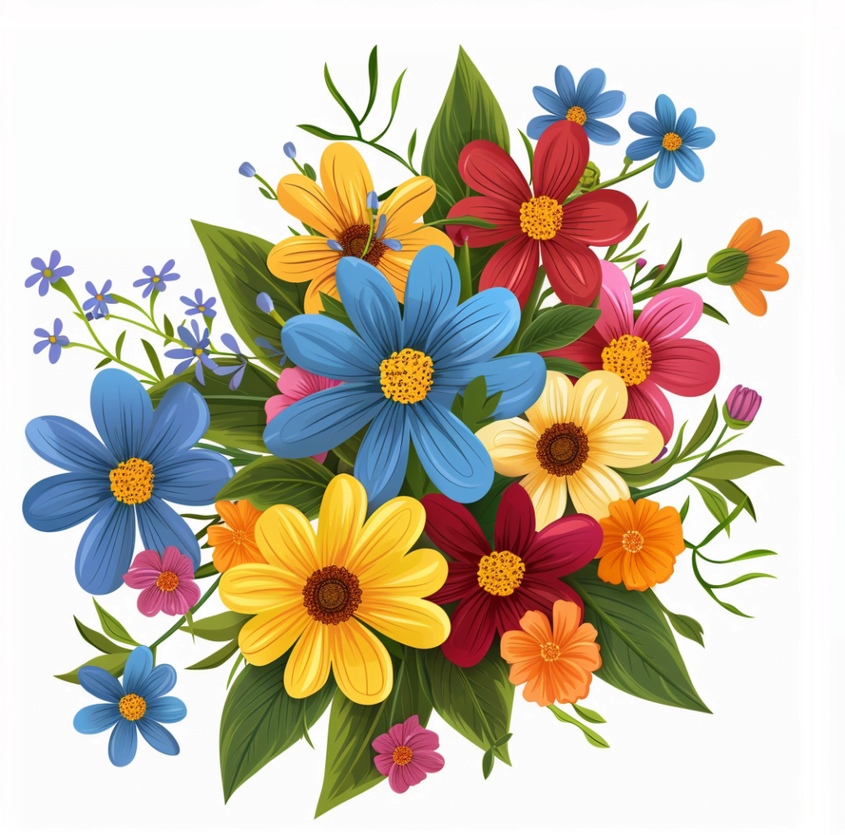
#> input picture files/sample.png, 845 x 835 px, shrunk from 1024 x 1012 before the run
$ python main.py
#> lines starting #> are read from the running program, lines starting #| are printed output that depends on the picture
from PIL import Image, ImageDraw
import os

def main():
    print("Hello!!")
    draw()

def draw():
    file_path = input("Give the fila path : ")
#> the answer given: ../files/sample.png
    image = Image.open(file_path)
#> image is the input picture: PIL image 845x835 RGB; mean R, G, B 198.4, 187.3, 169.4
    print("File opened!")
    print(f"You given file size is {image.height} X {image.width} (H x W)")
#| You given file size is 835 X 845 (H x W)
    h_step_count = int(input("Give the horigental step count : "))
#> the answer given: 3
    w_step_count = int(input("Give the vertical step count : "))
#> the answer given: 3

    draw = ImageDraw.Draw(image)
    y_start = 0
    y_end = image.height
#> y_end = 835
    w_step_size = int(image.width / w_step_count)
#> w_step_size = 281
    h_step_size = int(image.height / h_step_count)
#> h_step_size = 278

    for x in range(0, image.width, w_step_size):
        line = ((x, y_start), (x, y_end))
        draw.line(line, fill=0)

    x_start = 0
    x_end = image.width
#> x_end = 845

    for y in range(0, image.height, h_step_size):
        line = ((x_start, y), (x_end, y))
        draw.line(line, fill=0)

    del draw

    file_name = os.path.basename(file_path).split('/')[-1]
    file_path = file_path.replace(file_name,'gen_' + file_name)
    image.save(file_path,"PNG")
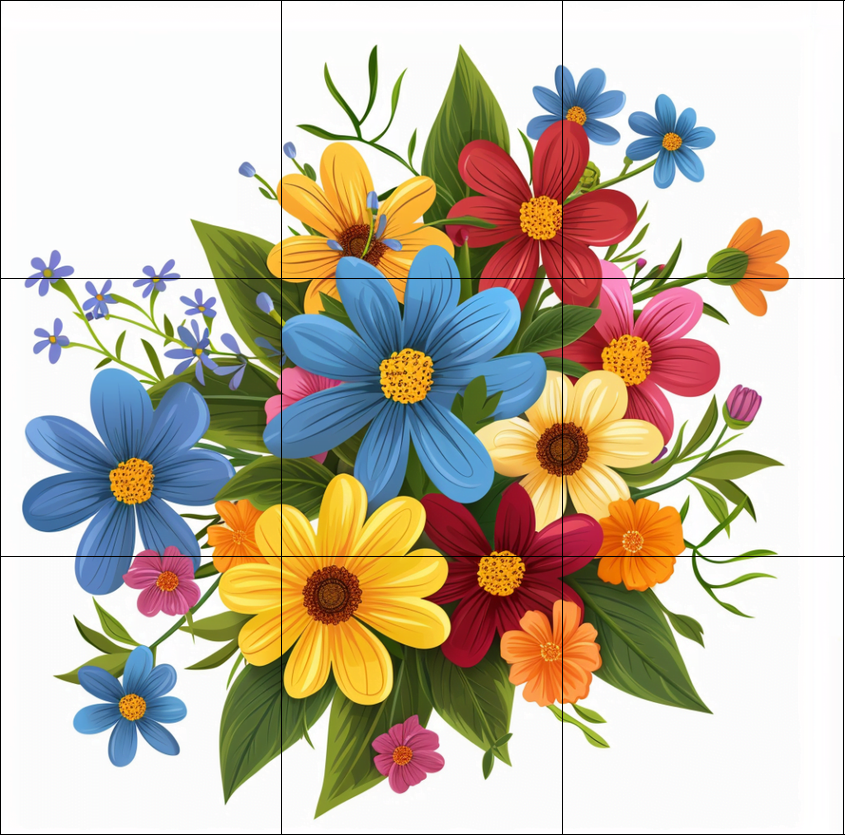
#> saved as gen_sample.png: PIL image 845x835 RGB; mean R, G, B 196.3, 185.4, 167.6
    image.show()
    print(f"genearated file at {file_path}!")


if __name__ == "__main__":
    main()

$ run again, on files/mantu1.png
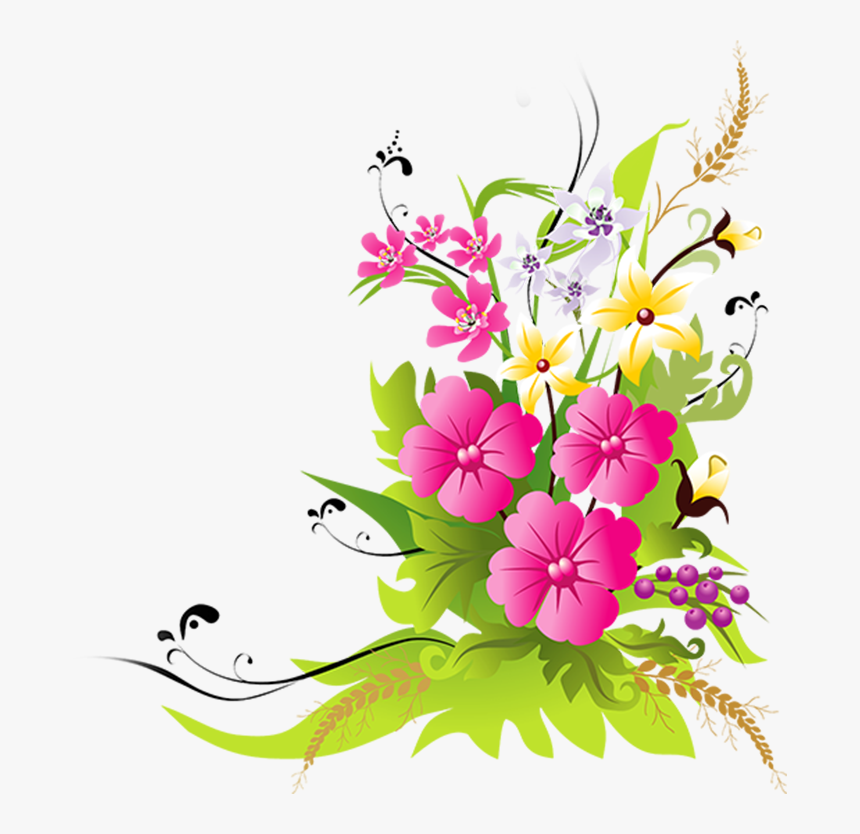
#> input picture files/mantu1.png, 860 x 834 px
#> in draw, image is the input picture: PIL image 860x834 RGBA; mean R, G, B, A 232.7, 224.1, 210.7, 255
#| You given file size is 834 X 860 (H x W)
#> in draw, `image.save(file_path,"PNG")`:
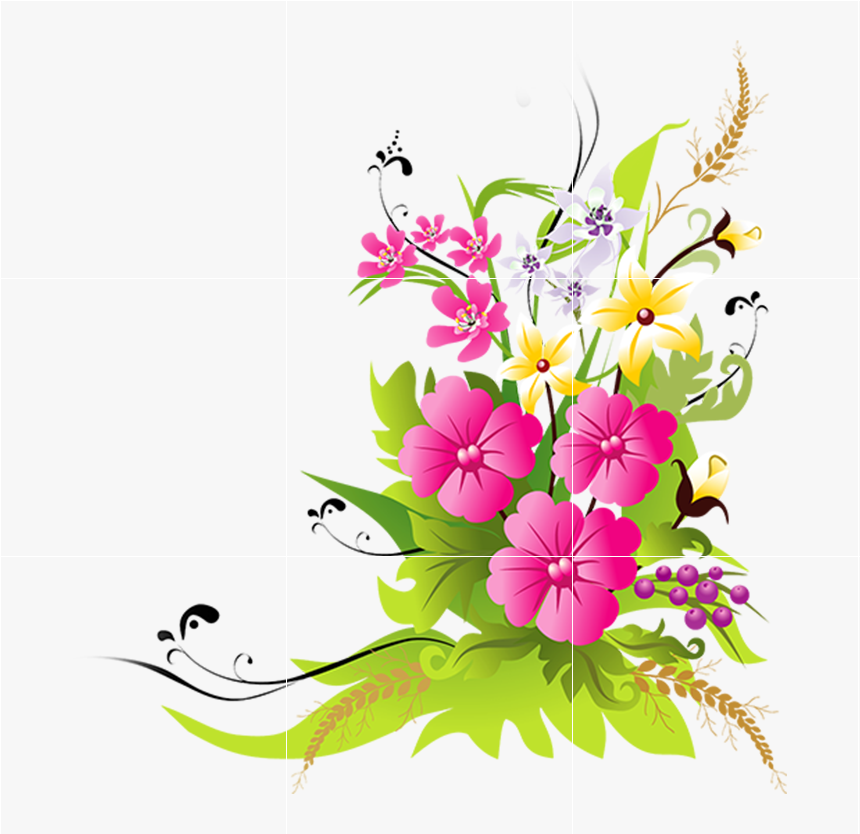
#> saved as gen_mantu1.png: PIL image 860x834 RGBA; mean R, G, B, A 230.7, 222.2, 208.9, 252.9; transparent parts drawn white
